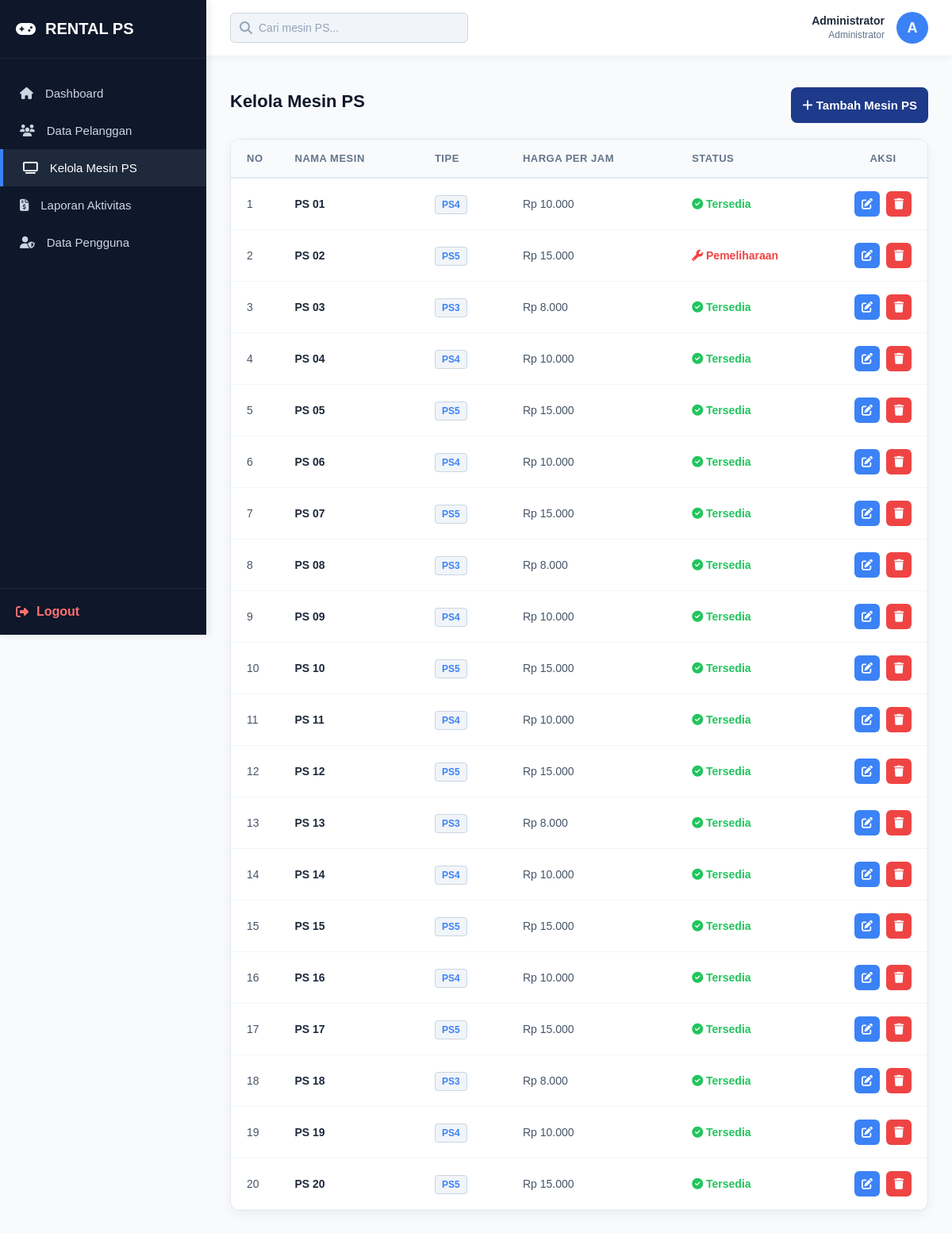
Page /admin/ps_unit.php (signed in) on the committed database.
### tables this page shows
CREATE TABLE `ps_unit` (
  `id_ps` int NOT NULL,
  `nama_ps` varchar(50) NOT NULL,
  `tipe` enum('PS3','PS4','PS5') NOT NULL,
  `harga_per_jam` decimal(10,2) NOT NULL,
  `status_ps` enum('tersedia','dipakai','pemeliharaan') NOT NULL
);

### admin/ps_unit.php (the view, shortened to what this page needs)
<?php
include '../config/koneksi.php';
$action = isset($_GET['action']) ? $_GET['action'] : '';
?>
<!DOCTYPE html>
<html lang="id">
<head>
    <link rel="stylesheet" href="../assets/css/style.css">
    <link rel="stylesheet" href="https://cdnjs.cloudflare.com/ajax/libs/font-awesome/6.4.0/css/all.min.css">
</head>
<body class="dashboard-body">
    <div class="sidebar">
        <div class="sidebar-brand"><i class="fa-solid fa-gamepad"></i> RENTAL PS</div>
        <ul class="sidebar-menu">
            <li><a href="dashboard.php"><i class="fa-solid fa-house"></i> Dashboard</a></li>
            <li><a href="pelanggan.php"><i class="fa-solid fa-users"></i> Data Pelanggan</a></li>
            <li><a href="ps_unit.php" class="active"><i class="fa-solid fa-tv"></i> Kelola Mesin PS</a></li>
            <li><a href="laporan.php"><i class="fa-solid fa-file-invoice-dollar"></i> Laporan Aktivitas</a></li>
            <li><a href="pengguna.php"><i class="fa-solid fa-user-shield"></i> Data Pengguna</a></li>
        </ul>
        <div class="sidebar-bottom">
            <a href="../auth/logout.php" class="logout-btn"><i class="fa-solid fa-right-from-bracket"></i> Logout</a>
        </div>
    </div>
    <div class="main-content">
        <div class="topbar">
            <form action="" method="GET" class="search-bar">
                <i class="fa-solid fa-magnifying-glass"></i>
                <input type="text" name="search" placeholder="Cari mesin PS..." value="<?= isset($_GET['search']) ? $_GET['search'] : ''; ?>">
            </form>
            <div class="user-profile">
                <div class="user-info">
                    <span class="user-name"><?= $_SESSION['nama']; ?></span>
                    <span class="user-role">Administrator</span>
                </div>
                <div class="user-avatar"><?= substr($_SESSION['nama'], 0, 1); ?></div>
            </div>
        </div>
        <div class="content-area">
            <?php if ($action == 'tambah') { ?>
            <div class="recent-activity">
                <h2 class="page-title">Tambah Mesin PS</h2>
                <form method="POST" class="form-container">
                    <div class="input-group">
                        <label>Nama / Nomor PS</label>
                        <input type="text" name="nama_ps" placeholder="Contoh: PS A" required>
                    </div>
                    <div class="input-group">
                        <label>Tipe Konsol</label>
                        <select name="tipe" required>
                            <option value="PS3">PlayStation 3</option>
                            <option value="PS4">PlayStation 4</option>
                            <option value="PS5">PlayStation 5</option>
                        </select>
                    </div>
                    <div class="input-group">
                        <label>Harga Per Jam (Rp)</label>
                        <input type="number" name="harga_per_jam" placeholder="Contoh: 10000" required>
                    </div>
                    <div class="input-group">
                        <label>Status</label>
                        <select name="status_ps" required>
                            <option value="tersedia">Tersedia</option>
                            <option value="dipakai">Dipakai</option>
                            <option value="pemeliharaan">Pemeliharaan (Rusak/Maintenance)</option>
                        </select>
                    </div>
                    <div class="form-actions">
                        <button class="btn-primary" type="submit" name="simpan"><i class="fa-solid fa-save"></i> Simpan</button>
                        <a href="ps_unit.php" class="btn-secondary"><i class="fa-solid fa-xmark"></i> Batal</a>
                    </div>
                </form>
            </div>
            <?php } else {
                $search = isset($_GET['search']) ? $_GET['search'] : '';
                if ($search != '') {
                    $query = mysqli_query($conn, "SELECT * FROM ps_unit WHERE nama_ps LIKE '%$search%' OR tipe LIKE '%$search%' OR status_ps LIKE '%$search%'");
                } else {
                    $query = mysqli_query($conn, "SELECT * FROM ps_unit");
                }
            ?>
            <div class="header-action" style="display: flex; justify-content: space-between; align-items: center; margin-bottom: 20px;">
                <h2 class="page-title" style="margin: 0;">Kelola Mesin PS</h2>
                <a href="ps_unit.php?action=tambah" class="btn-primary" style="width: auto;"><i class="fa-solid fa-plus"></i> Tambah Mesin PS</a>
            </div>
            <div class="table-container">
                <table class="dashboard-table">
                    <thead>
                        <tr>
                            <th width="5%">No</th>
                            <th>Nama Mesin</th>
                            <th>Tipe</th>
                            <th>Harga Per Jam</th>
                            <th>Status</th>
                            <th width="12%" style="text-align: center;">Aksi</th>
                        </tr>
                    </thead>
                    <tbody>
                    <?php
                    $no = 1;
                    while ($data = mysqli_fetch_assoc($query)) {
                    ?>
                        <tr>
                            <td><?= $no++; ?></td>
                            <td style="font-weight: bold; color: #1e293b;"><?= $data['nama_ps']; ?></td>
                            <td>
                                <span style="background-color: #f1f5f9; padding: 4px 8px; border-radius: 4px; border: 1px solid #cbd5e1; font-weight: bold; font-size: 12px; color: #3b82f6;">
                                    <?= $data['tipe']; ?>
                                </span>
                            </td>
                            <td>Rp <?= number_format($data['harga_per_jam'], 0, ',', '.'); ?></td>
                            <td>
                                <?php
                                    if ($data['status_ps'] == 'tersedia') {
                                        echo '<span style="color: #22c55e; font-weight: bold;"><i class="fa-solid fa-circle-check"></i> Tersedia</span>';
                                    } elseif ($data['status_ps'] == 'dipakai') {
                                        echo '<span style="color: #f59e0b; font-weight: bold;"><i class="fa-solid fa-gamepad"></i> Dipakai</span>';
                                    } else {
                                        echo '<span style="color: #ef4444; font-weight: bold;"><i class="fa-solid fa-wrench"></i> Pemeliharaan</span>';
                                    }
                                ?>
                            </td>
                            <td>
                                <div class="action-group">
                                    <a href="ps_unit.php?action=edit&id=<?= $data['id_ps']; ?>" class="action-btn edit-btn" title="Edit Data"><i class="fa-solid fa-pen-to-square"></i></a>
                                    <a href="ps_unit.php?action=hapus&id=<?= $data['id_ps']; ?>" class="action-btn delete-btn" onclick="return confirm('Yakin hapus data PS ini?')" title="Hapus Data"><i class="fa-solid fa-trash"></i></a>
                                </div>
                            </td>
                        </tr>
                    <?php } ?>
                    </tbody>
                </table>
            </div>
            <?php } ?>
        </div>
    </div>
</body>
</html>

### assets/css/style.css (style rules this page uses)
* { margin: 0; padding: 0; box-sizing: border-box; font-family: Arial, sans-serif; }
a { text-decoration: none !important; }
body { background-color: #0f172a; display: flex; justify-content: center; align-items: center; min-height: 100vh; }
input, select, textarea { width: 100%; padding: 12px 14px; border: 1px solid #cbd5e1; border-radius: 8px; background-color: #ffffff; color: #1e293b; font-size: 14px; transition: 0.3s; font-family: Arial, sans-serif; appearance: none; -webkit-appearance: none; }
input::placeholder, textarea::placeholder { color: #94a3b8; }
.btn-primary { width: 100%; padding: 14px; background-color: #1e3a8a; color: #ffffff; border: none; border-radius: 8px; font-size: 15px; font-weight: bold; cursor: pointer; margin-top: 10px; transition: 0.3s; }
.dashboard-body { background-color: #f8fafc; display: flex; justify-content: flex-start; align-items: flex-start; min-height: 100vh; padding: 0; margin: 0; }
.sidebar { width: 260px; background-color: #0f172a; color: white; height: 100vh; position: fixed; display: flex; flex-direction: column; box-shadow: 2px 0 10px rgba(0, 0, 0, 0.1); }
.sidebar-brand { padding: 25px 20px; font-size: 20px; font-weight: bold; border-bottom: 1px solid #1e293b; color: #ffffff; display: flex; align-items: center; gap: 12px; }
.sidebar-menu { list-style: none; padding: 20px 0; flex-grow: 1; }
.sidebar-menu li a { display: flex; align-items: center; gap: 15px; padding: 15px 25px; color: #cbd5e1; font-size: 15px; transition: 0.3s; }
.sidebar-menu li a:hover, .sidebar-menu li a.active { background-color: #1e293b; color: #ffffff; border-left: 4px solid #3b82f6; }
.sidebar-bottom { padding: 20px; border-top: 1px solid #1e293b; }
.logout-btn { display: flex; align-items: center; gap: 10px; color: #f87171; font-weight: bold; }
.main-content { margin-left: 260px; flex-grow: 1; width: calc(100% - 260px); }
.topbar { background-color: #ffffff; height: 70px; padding: 0 30px; display: flex; justify-content: space-between; align-items: center; box-shadow: 0 2px 10px rgba(0, 0, 0, 0.05); }
.search-bar { position: relative; display: flex; align-items: center; }
.search-bar i { position: absolute; left: 12px; color: #94a3b8; }
.search-bar input { width: 300px; padding: 10px 15px 10px 35px; border-radius: 6px; border: 1px solid #cbd5e1; background-color: #f1f5f9; margin: 0; transition: 0.3s; }
.user-profile { display: flex; align-items: center; gap: 15px; }
.user-info { text-align: right; }
.user-name { display: block; font-weight: bold; font-size: 14px; color: #1e293b; }
.user-role { font-size: 12px; color: #64748b; }
.user-avatar { width: 40px; height: 40px; background-color: #3b82f6; color: white; border-radius: 50%; display: flex; justify-content: center; align-items: center; font-weight: bold; font-size: 18px; }
.content-area { padding: 30px; }
.page-title { font-size: 22px; color: #0f172a; margin-bottom: 25px; }
.table-container { background-color: #ffffff; border-radius: 12px; box-shadow: 0 4px 15px rgba(0, 0, 0, 0.05); border: 1px solid #e2e8f0; overflow: hidden; }
.dashboard-table { width: 100%; border-collapse: collapse; }
.dashboard-table thead { background-color: #f8fafc; border-bottom: 2px solid #e2e8f0; }
.dashboard-table th { padding: 16px 20px; text-align: left; font-size: 13px; font-weight: bold; color: #64748b; text-transform: uppercase; letter-spacing: 0.5px; }
.dashboard-table td { padding: 16px 20px; color: #475569; font-size: 14px; border-bottom: 1px solid #f1f5f9; vertical-align: middle; }
.action-group { display: flex; justify-content: center; gap: 8px; }
.action-btn { display: inline-flex; align-items: center; justify-content: center; width: 32px; height: 32px; border-radius: 6px; color: #ffffff !important; font-size: 14px; transition: all 0.2s ease; }
.edit-btn { background-color: #3b82f6; }
.delete-btn { background-color: #ef4444; }

### rows in the picture
ps_unit: nama_ps "PS 01", tipe "PS4", harga_per_jam "10.000", status_ps "tersedia" (drawn)
ps_unit: nama_ps "PS 02", tipe "PS5", harga_per_jam "15.000", status_ps "pemeliharaan" (drawn)
ps_unit: nama_ps "PS 03", tipe "PS3", harga_per_jam "8.000", status_ps "tersedia" (drawn)
ps_unit: nama_ps "PS 04", tipe "PS4", harga_per_jam "10.000", status_ps "tersedia" (drawn)
ps_unit: nama_ps "PS 05", tipe "PS5", harga_per_jam "15.000", status_ps "tersedia" (drawn)
ps_unit: nama_ps "PS 06", tipe "PS4", harga_per_jam "10.000", status_ps "tersedia" (drawn)
ps_unit: nama_ps "PS 07", tipe "PS5", harga_per_jam "15.000", status_ps "tersedia" (drawn)
ps_unit: nama_ps "PS 08", tipe "PS3", harga_per_jam "8.000", status_ps "tersedia" (drawn)
ps_unit: nama_ps "PS 09", tipe "PS4", harga_per_jam "10.000", status_ps "tersedia" (drawn)
ps_unit: nama_ps "PS 10", tipe "PS5", harga_per_jam "15.000", status_ps "tersedia" (drawn)
ps_unit: nama_ps "PS 11", tipe "PS4", harga_per_jam "10.000", status_ps "tersedia" (drawn)
ps_unit: nama_ps "PS 12", tipe "PS5", harga_per_jam "15.000", status_ps "tersedia" (drawn)
ps_unit: nama_ps "PS 13", tipe "PS3", harga_per_jam "8.000", status_ps "tersedia" (drawn)
ps_unit: nama_ps "PS 14", tipe "PS4", harga_per_jam "10.000", status_ps "tersedia" (drawn)
ps_unit: nama_ps "PS 15", tipe "PS5", harga_per_jam "15.000", status_ps "tersedia" (drawn)
ps_unit: nama_ps "PS 16", tipe "PS4", harga_per_jam "10.000", status_ps "tersedia" (drawn)
ps_unit: nama_ps "PS 17", tipe "PS5", harga_per_jam "15.000", status_ps "tersedia" (drawn)
ps_unit: nama_ps "PS 18", tipe "PS3", harga_per_jam "8.000", status_ps "tersedia" (drawn)
ps_unit: nama_ps "PS 19", tipe "PS4", harga_per_jam "10.000", status_ps "tersedia" (drawn)
ps_unit: nama_ps "PS 20", tipe "PS5", harga_per_jam "15.000", status_ps "tersedia" (drawn)

### other values in the picture
$_SESSION['nama'] "Administrator"
substr($_SESSION['nama'], 0, 1) "A"
